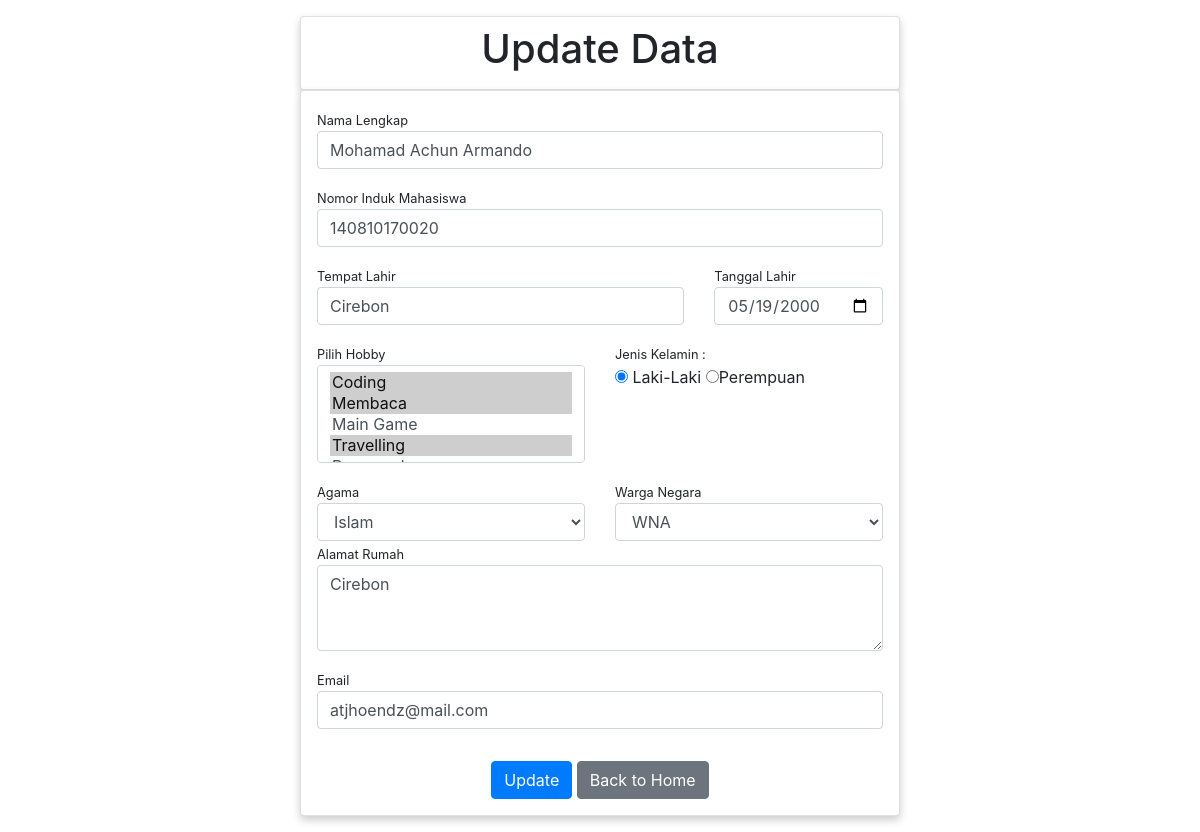
/view_edit.php?nim=140810170020, run on the app's committed database.
### tables this page shows
CREATE TABLE `tb_biodata` (
  `nim` varchar(12) NOT NULL,
  `nama` varchar(100) NOT NULL,
  `tmp_lhr` varchar(100) NOT NULL,
  `tgl_lhr` date NOT NULL,
  `jk` char(1) NOT NULL,
  `agama` varchar(20) NOT NULL,
  `warganegara` varchar(3) NOT NULL,
  `hobby` varchar(100) NOT NULL,
  `alamat` varchar(200) NOT NULL,
  `email` varchar(20) NOT NULL
);

### view_edit.php (the view, shortened to what this page needs)
<?php
     include("config.php");
     $nim = $_GET['nim'];
     $getData = "SELECT * FROM tb_biodata WHERE nim = $nim";
     $query = mysqli_query($konek, $getData);
     $biodata = mysqli_fetch_assoc($query);
?>
<!DOCTYPE html>
<html>
  <head>
    <link rel="stylesheet" href="css/style.css" type="text/css">
    <link rel="stylesheet" href="css/bootstrap.css" type="text/css">
  </head>
  <body>
    <div class="container mt-3 mb-3">
         <div class="row card p-2">
              <h1 class="text-center">Update Data</h1>
         </div>
         <div class="row card p-3">
              <form action="edit.php" method="POST">
                   <fieldset class="form-group">
                        <p>
                             <small>Nama Lengkap</small>
                             <input type="text" class="form-control" name="nama" placeholder="Masukan Nama Lengkap" value="<?php echo $biodata['nama']; ?>" required>
                        </p>
                        <p>
                             <small>Nomor Induk Mahasiswa</small>
                             <input type="text" class="form-control" name="nim"  placeholder="Masukan NIM" value="<?php echo $biodata['nim']; ?>" required>
                        </p>
                        <div class="row">
                             <div class="col-md-8">
                                  <small>Tempat Lahir</small>
                                  <input type="text" class="form-control" name="tmp_lhr" placeholder="Tempat Lahir" value="<?php echo $biodata['tmp_lhr']; ?>" required>
                             </div>
                             <div class="col-md-4">
                                  <small>Tanggal Lahir</small>
                                  <input type="date" class="form-control" name="tgl_lhr" placeholder="Tanggal Lahir" value="<?php echo $biodata['tgl_lhr']; ?>" required>
                             </div>
                        </div>
                        <p>
                             <div class="row">
                                 <div class="col-md-6">
                                      <small>Pilih Hobby</small>
                                      <select multiple class="form-control" name="hobby[]" required>
                                           <?php
                                           $s_hobby = $biodata['hobby'];
                                           $a_hobby = explode(",", $s_hobby);
                                           $list = ['Coding','Membaca','Main Game','Travelling','Bersepeda'];
                                           foreach ($list as $x){
                                                echo "<option ".(in_array($x, $a_hobby)?"selected":"").">$x</option>";
                                           }
                                           ?>
                                      </select>
                                 </div>
                                 <div class="col-md-6">
                                      <small>Jenis Kelamin : </small>
                                      <?php $jk = $biodata['jk']; ?>
                                      <div class="custom-radio">
                                          <label>
                                               <input type="radio" name="radiojk" value="L" <?php echo ($jk == 'L') ? "checked": "" ?> required> Laki-Laki
                                          </label>
                                          <label>
                                               <input type="radio" name="radiojk" value="P" <?php echo ($jk == 'P') ? "checked": "" ?> >Perempuan
                                          </label>
                                     </div>
                                 </div>
                            </div>
                        </p>
                        <div class="row">
                             <div class="col-md-6">
                                  <small>Agama</small>
                                  <?php $agama = $biodata['agama']; ?>
                                  <select class="form-control" name="agama" required>
                                       <option <?php echo ($agama == 'Islam') ? "selected": "" ?> >Islam</option>
                                  </select>
                             </div>
                             <div class="col-md-6">
                                  <small>Warga Negara</small>
                                  <?php $wn = $biodata['warganegara']; ?>
                                  <select class="form-control" name="warganegara">
                                       <option <?php echo ($wn == 'WNA') ? "selected": "" ?> >WNA</option>
                                  </select>
                             </div>
                        </div>
                        <p>
                             <small>Alamat Rumah</small>
                             <textarea class="form-control" name="alamat" rows="3" cols="80" placeholder="Masukan Alamat Rumah"><?php echo $biodata['alamat']; ?></textarea>
                        </p>
                        <p>
                             <small>Email</small>
                             <input type="email" class="form-control" name="email" placeholder="Alamat Email" value="<?php echo $biodata['email']; ?>" required>
                        </p>
                   </fieldset>
                   <div class="text-center">
                        <input class="btn btn-primary" type="submit" name="updateData" value="Update">
                        <a href="index.php" class="btn btn-secondary">Back to Home</a>
                   </div>
              </form>
         </div>
    </div>
  </body>
</html>

### css/style.css (style rules this page uses)
.container { width: 50% !important; }
.card { box-shadow: 0 4px 8px 0 rgba(0,0,0, 0.2); }
.text-center { text-align: center; }

### data on the page
tb_biodata: nama "Mohamad Achun Armando", nim "140810170020", tmp_lhr "Cirebon", tgl_lhr "05/19/2000", hobby "Coding ☑ / Membaca ☑ / Main Game / Travelling ☑", jk "☑ Laki-Laki", jk "☐ Perempuan", agama "Islam", warganegara "WNA", alamat "Cirebon", email "atjhoendz@mail.com"
